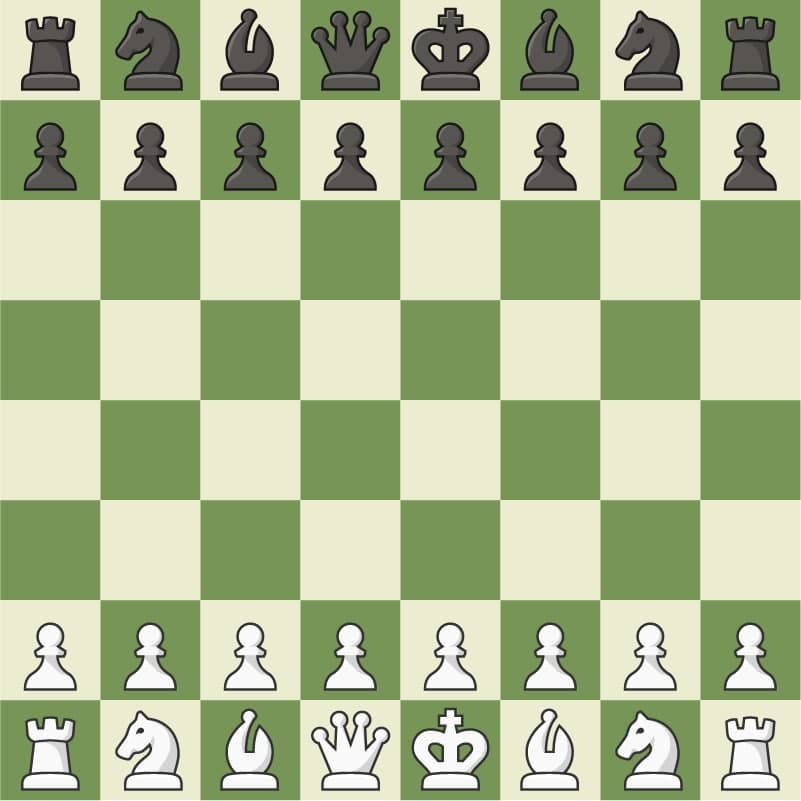
#> input picture 2018033_CV_HW14/chess.jpg, 801 x 801 px
$ python prewitt.py chess.jpg
#> lines starting #> are read from the running program, lines starting #| are printed output that depends on the picture
# Name: Dushyant Panchal
# Rollno: 2018033

import sys
import cv2
import numpy as np

# importing the image
image = cv2.imread(sys.argv[1])
#> image is the input picture: shape (801, 801, 3); mean B, G, R 145.3, 184, 171.3
img = cv2.cvtColor(image, cv2.COLOR_BGR2GRAY)
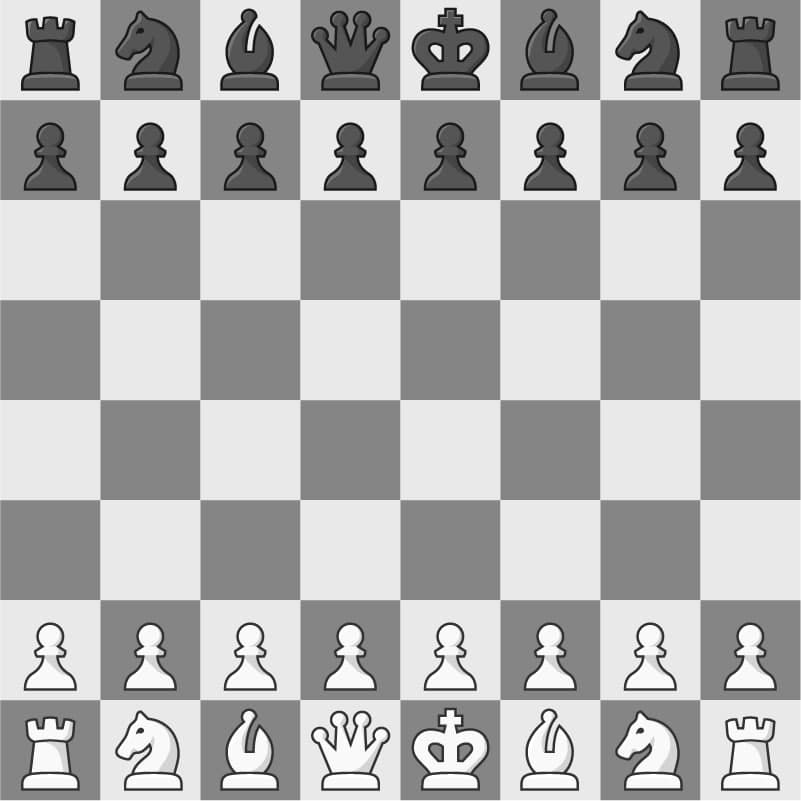
#> img: shape (801, 801); min 0, max 255, mean 175.9

# the filter kernels
kernel = np.array([[-1,-1,-1],[0,0,0],[1,1,1]], dtype=np.float32)
kernel_x = kernel
kernel_y = kernel.T


# edge maps
Ex = np.zeros(img.shape)
Ey = np.zeros(img.shape)

for i in range(1,img.shape[0]-1):
    for j in range(1,img.shape[1]-1):

        neighbors = [
			[ img[i-1, j-1], img[i-1, j], img[i-1, j+1] ],
			[ img[i, j-1], img[i, j], img[i, j+1], ],
            [ img[i+1, j-1], img[i+1, j], img[i+1, j+1] ],
        ]
        neighbors = np.float32(neighbors)

        # applying the filter to 3x3 window
        for a in range(3):
            for b in range(3):
                # horizontal convolution
                Ex[i,j] += neighbors[a,b]*kernel_x[a,b]
                # vertical convolution
                Ey[i,j] += neighbors[a,b]*kernel_y[a,b]
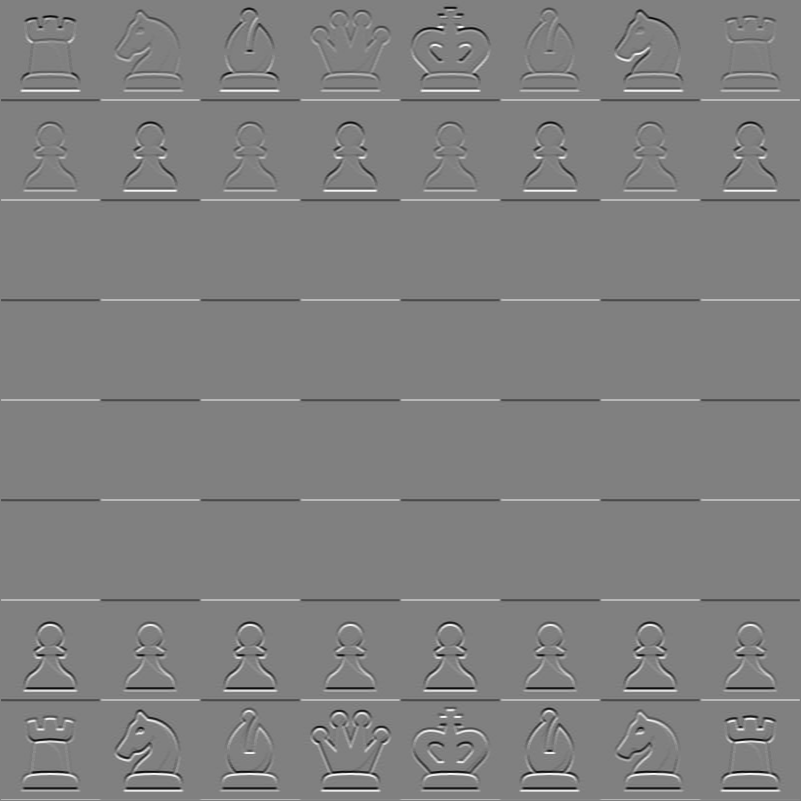
#> Ex: shape (801, 801) float64; min -688, max 680, mean 0.2; drawn with min black and max white
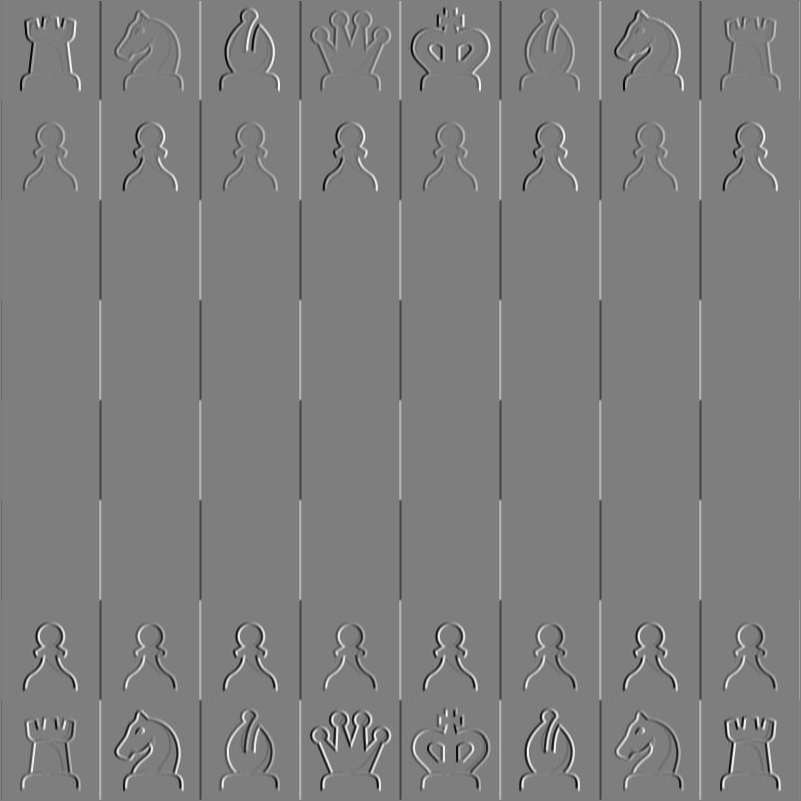
#> Ey: shape (801, 801) float64; min -663, max 673, mean 0.1; drawn with min black and max white


Ex /= np.max(Ex)
Ey /= np.max(Ey)

E = np.sqrt(Ex**2 + Ey**2)
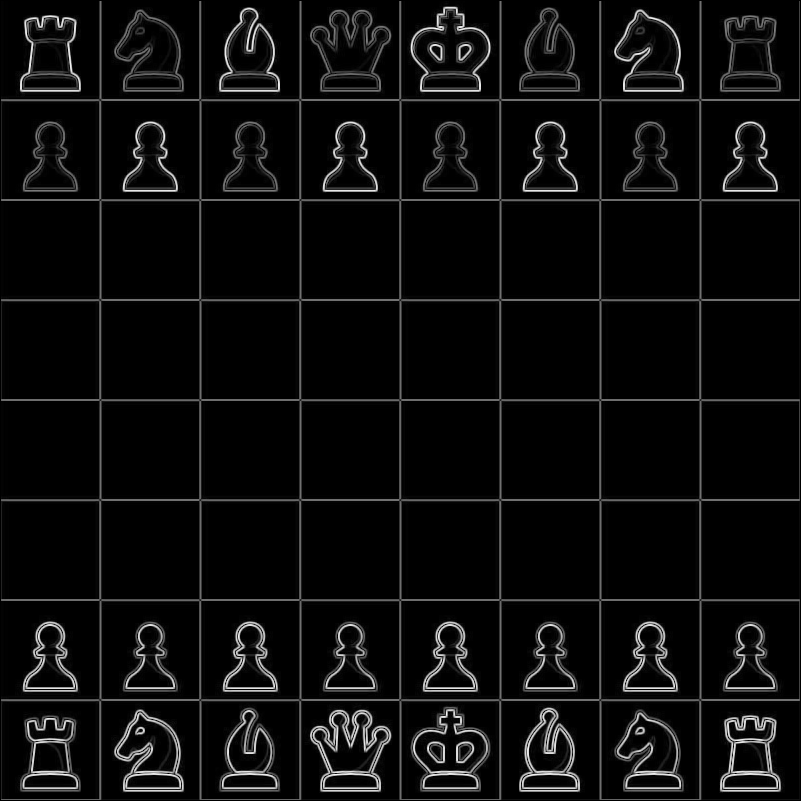
#> E: shape (801, 801) float64; min 0, max 1.02, mean 0.0536; drawn with min black and max white
E /= np.max(E)

cv2.imshow("input image", image)
cv2.imshow("Ex", Ex)
cv2.imshow("Ey", Ey)
cv2.imshow("E", E)
cv2.waitKey(0)
